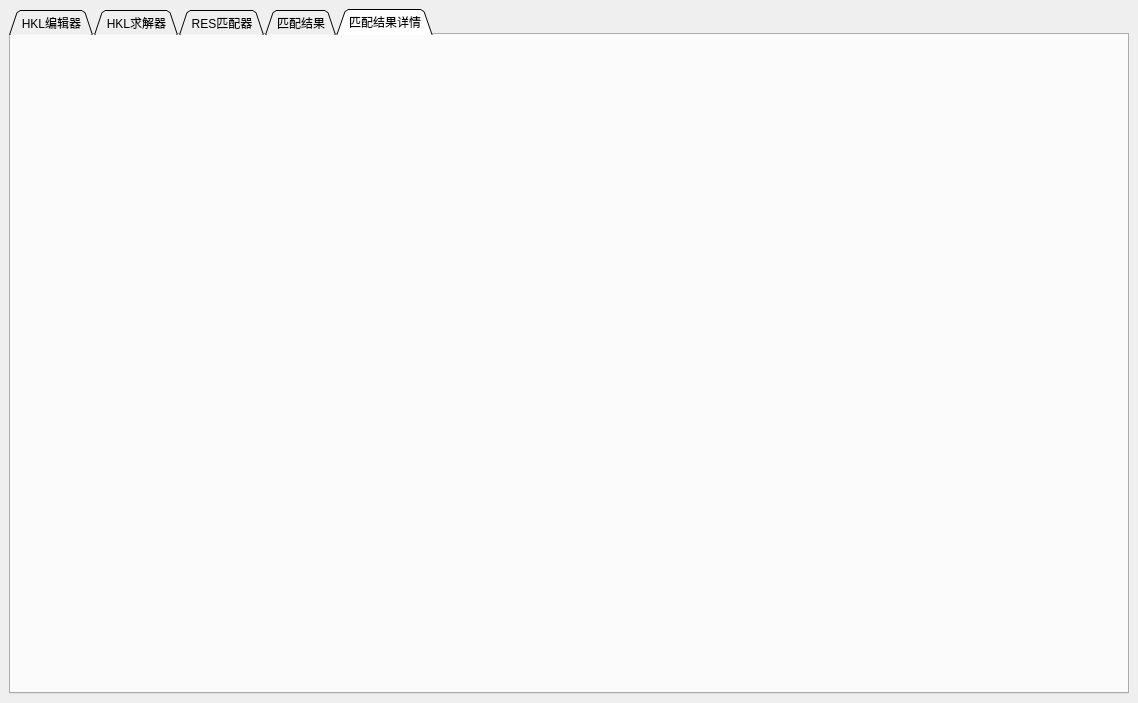
<?xml version="1.0" encoding="UTF-8"?>
<ui version="4.0">
 <class>CrystalTool</class>
 <widget class="QMainWindow" name="CrystalTool">
  <property name="geometry">
   <rect>
    <x>0</x>
    <y>0</y>
    <width>1138</width>
    <height>703</height>
   </rect>
  </property>
  <property name="cursor">
   <cursorShape>ArrowCursor</cursorShape>
  </property>
  <property name="windowTitle">
   <string>CrystalTool</string>
  </property>
  <property name="windowOpacity">
   <double>0.900000000000000</double>
  </property>
  <property name="tabShape">
   <enum>QTabWidget::Rounded</enum>
  </property>
  <property name="unifiedTitleAndToolBarOnMac">
   <bool>false</bool>
  </property>
  <widget class="QWidget" name="widgetAll">
   <property name="autoFillBackground">
    <bool>true</bool>
   </property>
   <layout class="QVBoxLayout" name="verticalLayout">
    <item>
     <widget class="QTabWidget" name="tabAll">
      <property name="enabled">
       <bool>true</bool>
      </property>
      <property name="sizePolicy">
       <sizepolicy hsizetype="Preferred" vsizetype="Preferred">
        <horstretch>0</horstretch>
        <verstretch>0</verstretch>
       </sizepolicy>
      </property>
      <property name="autoFillBackground">
       <bool>true</bool>
      </property>
      <property name="tabPosition">
       <enum>QTabWidget::North</enum>
      </property>
      <property name="tabShape">
       <enum>QTabWidget::Triangular</enum>
      </property>
      <property name="currentIndex">
       <number>4</number>
      </property>
      <property name="elideMode">
       <enum>Qt::ElideNone</enum>
      </property>
      <property name="tabBarAutoHide">
       <bool>false</bool>
      </property>
      <widget class="TabHklEditor" name="tab_hkl_modify">
       <attribute name="title">
        <string>HKL编辑器</string>
       </attribute>
       <layout class="QHBoxLayout" name="horizontalLayout">
        <item>
         <layout class="QVBoxLayout" name="vL_editor_1" stretch="0,0,0">
          <item>
           <widget class="QLabel" name="l_editor_origin">
            <property name="text">
             <string>原始HKL文件</string>
            </property>
           </widget>
          </item>
          <item>
           <widget class="QListView" name="lV_editor_origin"/>
          </item>
          <item>
           <layout class="QHBoxLayout" name="hL_editor_pB1">
            <item>
             <widget class="QPushButton" name="pB_editor_choose">
              <property name="text">
               <string>添加文件</string>
              </property>
             </widget>
            </item>
            <item>
             <widget class="QPushButton" name="pB_editor_delect_origin">
              <property name="text">
               <string>删除所选</string>
              </property>
             </widget>
            </item>
           </layout>
          </item>
         </layout>
        </item>
        <item>
         <layout class="QVBoxLayout" name="vL_editor_2" stretch="0,0,0,0,0">
          <property name="spacing">
           <number>9</number>
          </property>
          <property name="topMargin">
           <number>25</number>
          </property>
          <item>
           <widget class="QComboBox" name="cB_editor_method">
            <property name="currentIndex">
             <number>0</number>
            </property>
            <item>
             <property name="text">
              <string>请选择修改方式</string>
             </property>
            </item>
            <item>
             <property name="text">
              <string>强度幂</string>
             </property>
            </item>
            <item>
             <property name="text">
              <string>temp</string>
             </property>
            </item>
           </widget>
          </item>
          <item>
           <widget class="QLineEdit" name="lE_editor_method">
            <property name="statusTip">
             <string/>
            </property>
            <property name="placeholderText">
             <string>此处输入修改参数范围</string>
            </property>
           </widget>
          </item>
          <item>
           <spacer name="verticalSpacer">
            <property name="orientation">
             <enum>Qt::Vertical</enum>
            </property>
            <property name="sizeHint" stdset="0">
             <size>
              <width>20</width>
              <height>40</height>
             </size>
            </property>
           </spacer>
          </item>
          <item>
           <layout class="QHBoxLayout" name="hL_editor_start">
            <item>
             <widget class="QPushButton" name="pB_editor_start">
              <property name="text">
               <string>开始自动编辑</string>
              </property>
             </widget>
            </item>
            <item alignment="Qt::AlignVCenter">
             <widget class="QLabel" name="l_editor_start">
              <property name="text">
               <string>正在生成新HKL...5/20</string>
              </property>
              <property name="textFormat">
               <enum>Qt::AutoText</enum>
              </property>
              <property name="scaledContents">
               <bool>false</bool>
              </property>
              <property name="wordWrap">
               <bool>false</bool>
              </property>
              <property name="indent">
               <number>-1</number>
              </property>
             </widget>
            </item>
           </layout>
          </item>
          <item>
           <widget class="QProgressBar" name="bar_editor">
            <property name="value">
             <number>0</number>
            </property>
            <property name="alignment">
             <set>Qt::AlignLeading|Qt::AlignLeft|Qt::AlignVCenter</set>
            </property>
           </widget>
          </item>
         </layout>
        </item>
        <item>
         <layout class="QVBoxLayout" name="vL_editor_3" stretch="0,0,0">
          <item>
           <widget class="QLabel" name="l_editor_modified">
            <property name="text">
             <string>编辑后HKL文件</string>
            </property>
           </widget>
          </item>
          <item>
           <widget class="QListView" name="lV_editor_modified"/>
          </item>
          <item>
           <layout class="QHBoxLayout" name="hL_editor_pB2">
            <item>
             <widget class="QPushButton" name="pB_editor_reselect">
              <property name="text">
               <string>继续编辑所选</string>
              </property>
             </widget>
            </item>
            <item>
             <widget class="QPushButton" name="pB_editor_send">
              <property name="text">
               <string>发送到求解器</string>
              </property>
             </widget>
            </item>
            <item>
             <widget class="QCheckBox" name="cB_editor_autosend">
              <property name="text">
               <string>自动</string>
              </property>
             </widget>
            </item>
           </layout>
          </item>
         </layout>
        </item>
       </layout>
      </widget>
      <widget class="TabHklSolver" name="tab_hkl_to_res">
       <attribute name="title">
        <string>HKL求解器</string>
       </attribute>
       <layout class="QHBoxLayout" name="horizontalLayout_6" stretch="1,1,1">
        <item>
         <layout class="QVBoxLayout" name="vL_solve_1">
          <item>
           <widget class="QLabel" name="l_solve_hkl">
            <property name="text">
             <string>HKL文件</string>
            </property>
           </widget>
          </item>
          <item>
           <widget class="QListView" name="lV_solve_hkl"/>
          </item>
          <item>
           <layout class="QHBoxLayout" name="hL_solve_pB1">
            <item>
             <widget class="QPushButton" name="pB_solve_choose_hkl">
              <property name="text">
               <string>选择HKL文件</string>
              </property>
             </widget>
            </item>
            <item>
             <widget class="QPushButton" name="pB_solve_delete_hkl">
              <property name="text">
               <string>删除所选</string>
              </property>
             </widget>
            </item>
           </layout>
          </item>
         </layout>
        </item>
        <item>
         <layout class="QVBoxLayout" name="vL_solve_2">
          <property name="topMargin">
           <number>25</number>
          </property>
          <item>
           <layout class="QHBoxLayout" name="hL_solve_ins">
            <item>
             <widget class="QPushButton" name="pB_solve_ins">
              <property name="text">
               <string>选择INS文件</string>
              </property>
             </widget>
            </item>
            <item alignment="Qt::AlignVCenter">
             <widget class="QLabel" name="l_solve_ins">
              <property name="text">
               <string>已选择XXX.INS</string>
              </property>
             </widget>
            </item>
           </layout>
          </item>
          <item>
           <spacer name="verticalSpacer_2">
            <property name="orientation">
             <enum>Qt::Vertical</enum>
            </property>
            <property name="sizeHint" stdset="0">
             <size>
              <width>20</width>
              <height>40</height>
             </size>
            </property>
           </spacer>
          </item>
          <item>
           <layout class="QHBoxLayout" name="hL_solve">
            <item>
             <widget class="QPushButton" name="pB_solve">
              <property name="text">
               <string>开始求解</string>
              </property>
             </widget>
            </item>
            <item alignment="Qt::AlignVCenter">
             <widget class="QLabel" name="l_solve">
              <property name="text">
               <string>正在求解...1/5</string>
              </property>
             </widget>
            </item>
           </layout>
          </item>
          <item>
           <widget class="QProgressBar" name="bar_solve">
            <property name="value">
             <number>0</number>
            </property>
            <property name="alignment">
             <set>Qt::AlignLeading|Qt::AlignLeft|Qt::AlignVCenter</set>
            </property>
           </widget>
          </item>
         </layout>
        </item>
        <item>
         <layout class="QVBoxLayout" name="vL_solve_3">
          <item>
           <widget class="QLabel" name="l_solve_res">
            <property name="text">
             <string>RES文件</string>
            </property>
           </widget>
          </item>
          <item>
           <widget class="QListView" name="lV_solve_res"/>
          </item>
          <item>
           <layout class="QHBoxLayout" name="hL_solve_pB2">
            <item>
             <widget class="QPushButton" name="pB_solve_delete_res">
              <property name="text">
               <string>删除所选</string>
              </property>
             </widget>
            </item>
            <item>
             <widget class="QPushButton" name="pB_solve_send">
              <property name="text">
               <string>发送到匹配器</string>
              </property>
             </widget>
            </item>
            <item>
             <widget class="QCheckBox" name="cB_solve_autosend">
              <property name="text">
               <string>自动</string>
              </property>
             </widget>
            </item>
           </layout>
          </item>
         </layout>
        </item>
       </layout>
      </widget>
      <widget class="TabResMatcher" name="tab_res_match">
       <attribute name="title">
        <string>RES匹配器</string>
       </attribute>
       <layout class="QHBoxLayout" name="horizontalLayout_16" stretch=""/>
      </widget>
      <widget class="TabMatchResult" name="tab_match_result">
       <attribute name="title">
        <string>匹配结果</string>
       </attribute>
       <layout class="QHBoxLayout" name="horizontalLayout_17"/>
      </widget>
      <widget class="TabMatchDetail" name="tab_match_result_detail">
       <attribute name="title">
        <string>匹配结果详情</string>
       </attribute>
       <layout class="QHBoxLayout" name="horizontalLayout_18"/>
      </widget>
     </widget>
    </item>
   </layout>
  </widget>
 </widget>
 <customwidgets>
  <customwidget>
   <class>TabHklEditor</class>
   <extends>QWidget</extends>
   <header>tabhkleditor.h</header>
   <container>1</container>
  </customwidget>
  <customwidget>
   <class>TabHklSolver</class>
   <extends>QWidget</extends>
   <header>tabhklsolver.h</header>
   <container>1</container>
  </customwidget>
  <customwidget>
   <class>TabResMatcher</class>
   <extends>QWidget</extends>
   <header>tabresmatcher.h</header>
   <container>1</container>
  </customwidget>
  <customwidget>
   <class>TabMatchResult</class>
   <extends>QWidget</extends>
   <header>tabmatchresult.h</header>
   <container>1</container>
  </customwidget>
  <customwidget>
   <class>TabMatchDetail</class>
   <extends>QWidget</extends>
   <header>tabmatchdetail.h</header>
   <container>1</container>
  </customwidget>
 </customwidgets>
 <tabstops>
  <tabstop>lV_editor_origin</tabstop>
  <tabstop>pB_editor_choose</tabstop>
  <tabstop>pB_editor_delect_origin</tabstop>
  <tabstop>cB_editor_method</tabstop>
  <tabstop>lE_editor_method</tabstop>
  <tabstop>pB_editor_start</tabstop>
  <tabstop>lV_editor_modified</tabstop>
  <tabstop>pB_editor_reselect</tabstop>
  <tabstop>pB_editor_send</tabstop>
  <tabstop>cB_editor_autosend</tabstop>
  <tabstop>lV_solve_hkl</tabstop>
  <tabstop>pB_solve_choose_hkl</tabstop>
  <tabstop>pB_solve_delete_hkl</tabstop>
  <tabstop>pB_solve_ins</tabstop>
  <tabstop>pB_solve</tabstop>
  <tabstop>lV_solve_res</tabstop>
  <tabstop>pB_solve_delete_res</tabstop>
  <tabstop>pB_solve_send</tabstop>
  <tabstop>cB_solve_autosend</tabstop>
 </tabstops>
 <resources/>
 <connections>
  <connection>
   <sender>pB_solve_choose_hkl</sender>
   <signal>clicked()</signal>
   <receiver>lV_solve_hkl</receiver>
   <slot>clearSelection()</slot>
   <hints>
    <hint type="sourcelabel">
     <x>97</x>
     <y>593</y>
    </hint>
    <hint type="destinationlabel">
     <x>151</x>
     <y>469</y>
    </hint>
   </hints>
  </connection>
  <connection>
   <sender>pB_solve_delete_hkl</sender>
   <signal>clicked()</signal>
   <receiver>lV_solve_hkl</receiver>
   <slot>clearSelection()</slot>
   <hints>
    <hint type="sourcelabel">
     <x>283</x>
     <y>598</y>
    </hint>
    <hint type="destinationlabel">
     <x>278</x>
     <y>519</y>
    </hint>
   </hints>
  </connection>
  <connection>
   <sender>pB_solve_ins</sender>
   <signal>clicked()</signal>
   <receiver>l_solve_ins</receiver>
   <slot>clear()</slot>
   <hints>
    <hint type="sourcelabel">
     <x>467</x>
     <y>181</y>
    </hint>
    <hint type="destinationlabel">
     <x>595</x>
     <y>184</y>
    </hint>
   </hints>
  </connection>
  <connection>
   <sender>pB_solve_delete_res</sender>
   <signal>clicked()</signal>
   <receiver>lV_solve_res</receiver>
   <slot>clearSelection()</slot>
   <hints>
    <hint type="sourcelabel">
     <x>788</x>
     <y>598</y>
    </hint>
    <hint type="destinationlabel">
     <x>797</x>
     <y>545</y>
    </hint>
   </hints>
  </connection>
  <connection>
   <sender>pB_editor_choose</sender>
   <signal>clicked()</signal>
   <receiver>lV_editor_origin</receiver>
   <slot>reset()</slot>
   <hints>
    <hint type="sourcelabel">
     <x>119</x>
     <y>597</y>
    </hint>
    <hint type="destinationlabel">
     <x>129</x>
     <y>493</y>
    </hint>
   </hints>
  </connection>
  <connection>
   <sender>pB_editor_delect_origin</sender>
   <signal>clicked()</signal>
   <receiver>lV_editor_origin</receiver>
   <slot>clearSelection()</slot>
   <hints>
    <hint type="sourcelabel">
     <x>262</x>
     <y>598</y>
    </hint>
    <hint type="destinationlabel">
     <x>263</x>
     <y>535</y>
    </hint>
   </hints>
  </connection>
  <connection>
   <sender>pB_editor_reselect</sender>
   <signal>clicked()</signal>
   <receiver>lV_editor_modified</receiver>
   <slot>clearSelection()</slot>
   <hints>
    <hint type="sourcelabel">
     <x>808</x>
     <y>599</y>
    </hint>
    <hint type="destinationlabel">
     <x>815</x>
     <y>529</y>
    </hint>
   </hints>
  </connection>
 </connections>
</ui>
